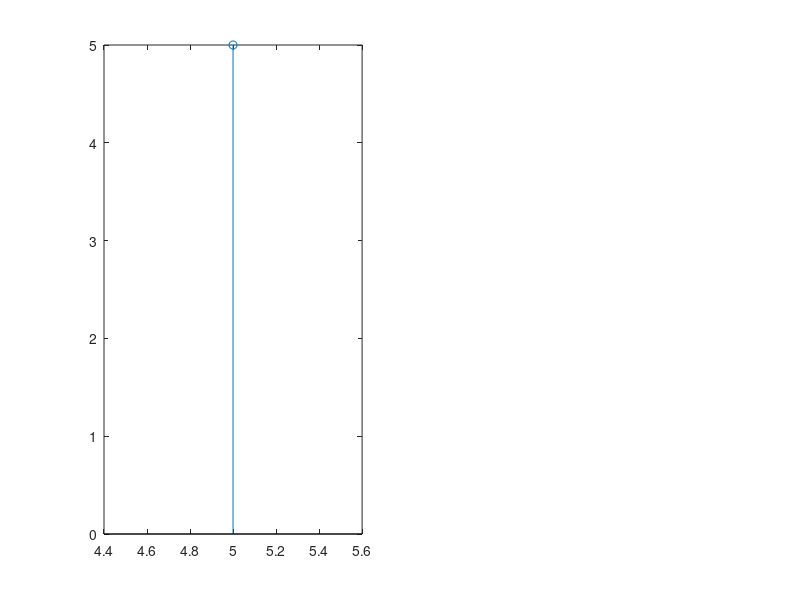

The MATLAB source for this figure: (Note: this script raises an error after producing the figure.)
clc;
clear all;
close all;

x=input('enter the sequence : ');
n=input('enter the time range : ');
l=input('enter the decimation factor : ');

subplot(121);
stem(n,x);

[yn,y]=decimoper(n,x,l);

subplot(122)
stem(yn,y);